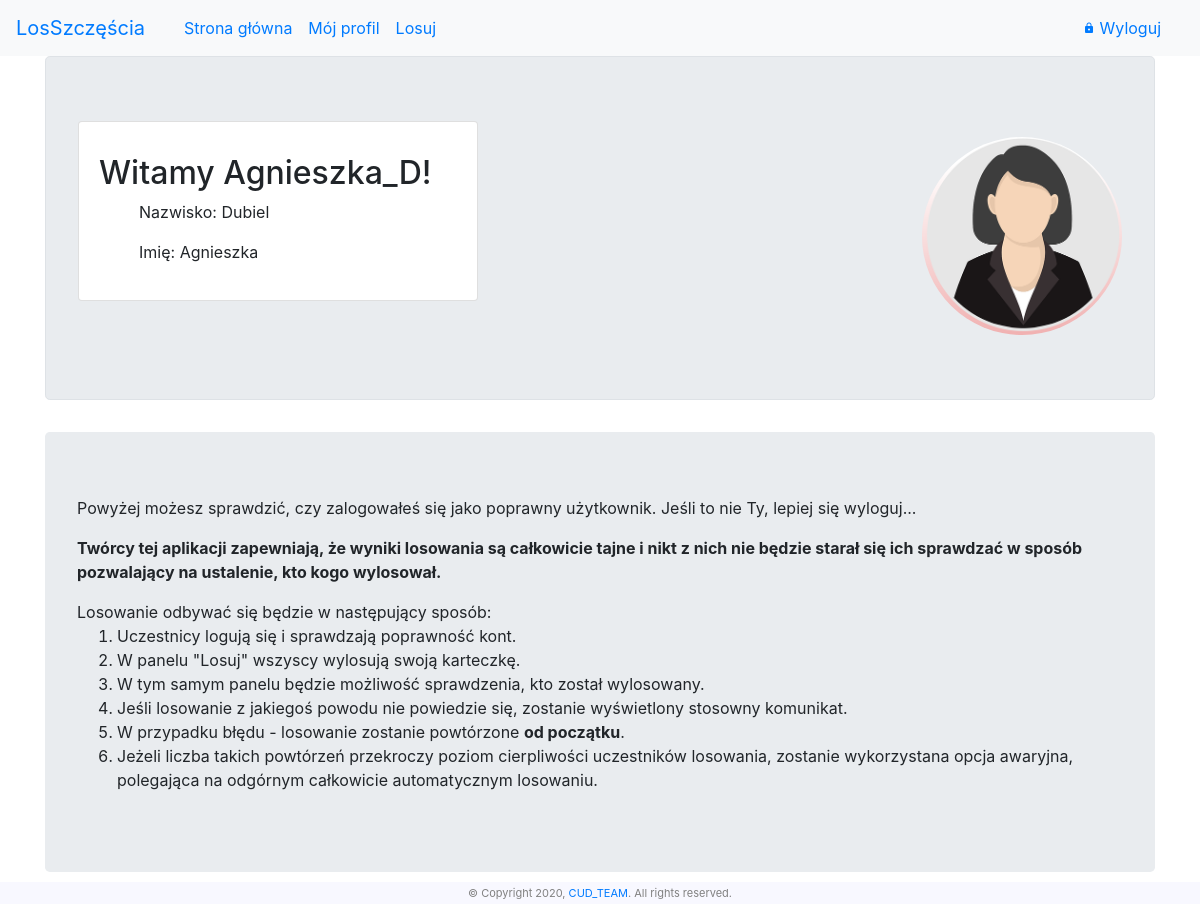
The page /profile (signed in) on the database its author committed.
### boxes/models.py (models this page shows, shortened)
class Person(AbstractUser):
    username = models.CharField(max_length=50, unique=True, verbose_name="Pseudonim")
    first_name = models.CharField(max_length=50, verbose_name="Imię")
    second_name = models.CharField(max_length=20, verbose_name="Nazwisko")
    password = models.CharField(max_length=2000, verbose_name="Hasło")
    family = models.ForeignKey(Family, on_delete=models.CASCADE, blank=True, null=True)
    chosen_person = models.ForeignKey('Person', on_delete=models.CASCADE, blank=True, null=True)
    is_chosen = models.BooleanField(default=False)
    is_man = models.BooleanField(default=False)

### boxes/views.py (the view)
# urls.py: path('profile', views.profile_page, name='user_profile'),
@login_required
def profile_page(request):
    current_user = Person.objects.get(username=request.user.username)
    context = {
        'person': current_user
    }
    return render(request, 'profile.html', context)

### boxes/templates/profile.html (shortened to what this page needs)
{% extends 'base.html' %}
{% block navbar %}
    <ul class="navbar-nav">
        <li class="nav-item">
            <a class="nav-link" href="{% url 'boxes:home' %}">Strona główna </a>
        </li>
        {% if user.is_authenticated %}
            <li class="nav-item active">
                <a class="nav-link" href="{% url 'boxes:user_profile' %}"> Mój profil</a>
            </li>
            <li class="nav-item">
                <a class="nav-link" href="{% url 'boxes:losuj' %}"> Losuj</a>
            </li>
        {% endif %}
    </ul>
{% endblock navbar %}
{% block content %}
    <div class="container">
        {% if not user.is_authenticated %}
            <h2> Zaloguj się, zanim zaczniesz korzystać ze strony!</h2>
        {% else %}
            <div class="jumbotron media border">
                <div class="media-body">
                    <div class="card" style="width:400px">
                        <div class="card-body">
                            <h4 class="card-title">
                                {% if user.is_authenticated %}
                                    <h2> Witamy {{ user.username }}!</h2>
                                {% endif %}
                            </h4>
                            <div class="card-text">
                                <ul>
                                    <p> Nazwisko: {{ person.second_name }} </p>
                                    <p> Imię: {{ person.first_name }} </p>
                                </ul>
                            </div>
                        </div>
                    </div>
                </div>
                {% if person.is_man %}
                    {% load static %}
                {% else %}
                    {% load static %}
                    <img src="{% static 'avatar_f.png' %}" alt="John Doe"
                         class="ml-3 mt-3 rounded-circle card-img-bottom"
                         style="width: 200px;">
                {% endif %}
            </div>
            <div class="jumbotron">
                Powyżej możesz sprawdzić, czy zalogowałeś się jako poprawny użytkownik. Jeśli to nie Ty, lepiej się
                wyloguj...
                <b>Twórcy tej aplikacji zapewniają, że wyniki losowania są całkowicie tajne i nikt z nich nie będzie
                    starał się ich sprawdzać w sposób pozwalający na ustalenie, kto kogo wylosował.</b> <br>
                Losowanie odbywać się będzie w następujący sposób:
                <ol>
                    <li>Uczestnicy logują się i sprawdzają poprawność kont.</li>
                    <li>W panelu "Losuj" wszyscy wylosują swoją karteczkę.</li>
                    <li>W tym samym panelu będzie możliwość sprawdzenia, kto został wylosowany.</li>
                    <li>Jeśli losowanie z jakiegoś powodu nie powiedzie się, zostanie wyświetlony stosowny komunikat.
                    </li>
                    <li>W przypadku błędu - losowanie zostanie powtórzone
                        <b>od początku</b>.
                    </li>
                    <li>Jeżeli liczba takich powtórzeń przekroczy poziom cierpliwości uczestników losowania,
                        zostanie wykorzystana opcja awaryjna, polegająca na odgórnym całkowicie automatycznym losowaniu.
                    </li>
                </ol>
            </div>
        {% endif %}
    </div>
{% endblock content %}

### rows shown on the page
Person: username "Agnieszka_D", second_name "Dubiel", first_name "Agnieszka"
